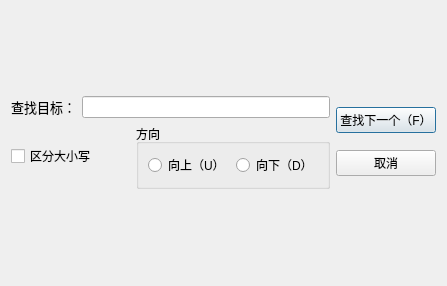
<?xml version="1.0" encoding="UTF-8"?>
<ui version="4.0">
 <class>SearchDialog</class>
 <widget class="QDialog" name="SearchDialog">
  <property name="geometry">
   <rect>
    <x>0</x>
    <y>0</y>
    <width>447</width>
    <height>286</height>
   </rect>
  </property>
  <property name="windowTitle">
   <string>查找</string>
  </property>
  <layout class="QVBoxLayout" name="verticalLayout_3">
   <item>
    <layout class="QHBoxLayout" name="horizontalLayout_4">
     <item>
      <layout class="QVBoxLayout" name="verticalLayout_2">
       <item>
        <layout class="QHBoxLayout" name="horizontalLayout_2">
         <item>
          <widget class="QLabel" name="label">
           <property name="font">
            <font>
             <family>Agency FB</family>
             <pointsize>10</pointsize>
            </font>
           </property>
           <property name="text">
            <string>查找目标：</string>
           </property>
          </widget>
         </item>
         <item>
          <widget class="QLineEdit" name="searchText"/>
         </item>
        </layout>
       </item>
       <item>
        <layout class="QHBoxLayout" name="horizontalLayout_3">
         <item>
          <widget class="QCheckBox" name="cbCaseSensitive">
           <property name="text">
            <string>区分大小写</string>
           </property>
          </widget>
         </item>
         <item>
          <widget class="QGroupBox" name="groupBox">
           <property name="title">
            <string>方向</string>
           </property>
           <layout class="QHBoxLayout" name="horizontalLayout">
            <item>
             <widget class="QRadioButton" name="rbup">
              <property name="text">
               <string>向上（U）</string>
              </property>
             </widget>
            </item>
            <item>
             <widget class="QRadioButton" name="rbdown">
              <property name="text">
               <string>向下（D）</string>
              </property>
             </widget>
            </item>
           </layout>
          </widget>
         </item>
        </layout>
       </item>
      </layout>
     </item>
     <item>
      <layout class="QVBoxLayout" name="verticalLayout">
       <item>
        <widget class="QPushButton" name="btFindNext">
         <property name="text">
          <string>查找下一个（F）</string>
         </property>
        </widget>
       </item>
       <item>
        <widget class="QPushButton" name="btCancel">
         <property name="text">
          <string>取消</string>
         </property>
        </widget>
       </item>
      </layout>
     </item>
    </layout>
   </item>
  </layout>
 </widget>
 <resources/>
 <connections/>
</ui>
